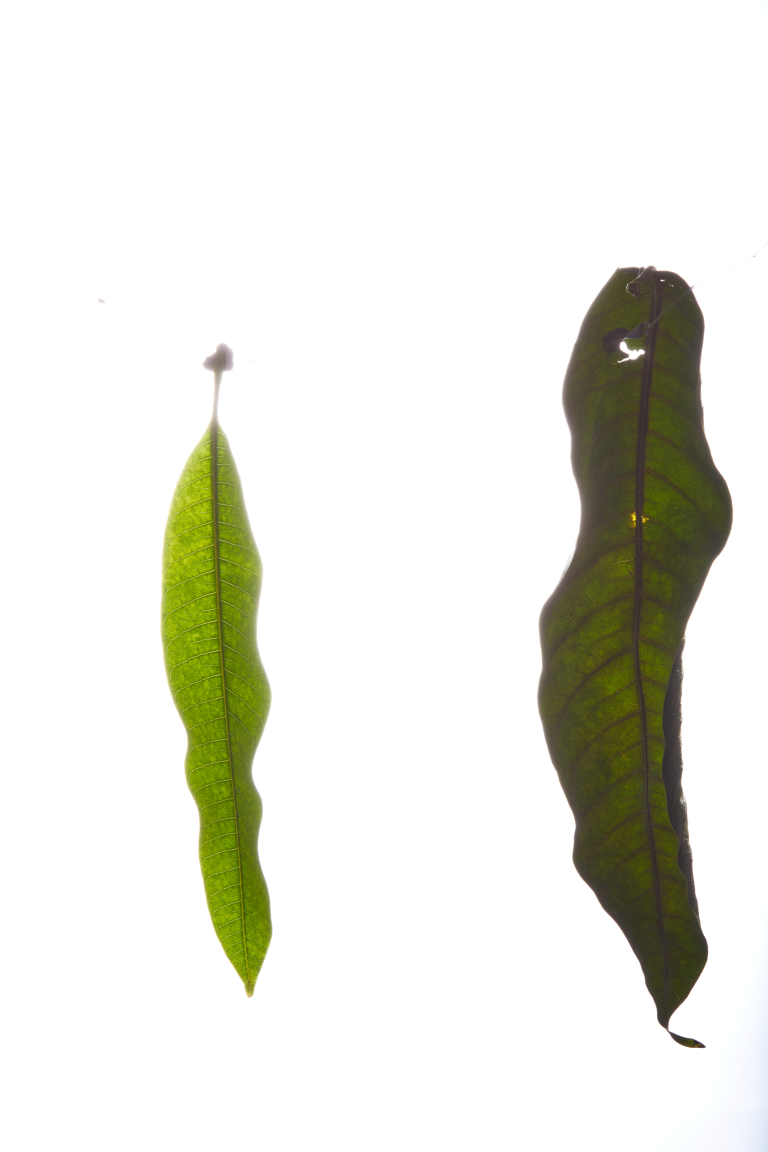
#> input picture img/gallery/still_life/9Y8A1254.jpg, 3840 x 5760 px (shown at 1/5 size); its folder holds 4 pictures in this run
$ python compress.py
#> lines starting #> are read from the running program, lines starting #| are printed output that depends on the picture
import os
from PIL import Image

def compress_images(input_folder, output_folder, max_size):
    # Check if the output folder exists, if not create it
#> called with input_folder = 'still_life', output_folder = 'still_life', max_size = 1000
    if not os.path.exists(output_folder):
        os.makedirs(output_folder)


    # Loop through all files in the input folder
    for filename in os.listdir(input_folder):
        # Check if the file is an image
        if filename.lower().endswith(('.png', '.jpg', '.jpeg', '.gif')):
            # Construct the input and output paths
            input_path = os.path.join(input_folder, filename)
            output_path = os.path.join(output_folder, filename)
            print(input_path,output_path)
            # Open the image file
            with Image.open(input_path) as image:
                # Get the current aspect ratio
#> image is the input picture: PIL image 3840x5760 RGB; mean R, G, B 230.4, 231.2, 222.5
                aspect_ratio = image.size[0] / image.size[1]
#> aspect_ratio = 0.667

                # Calculate the new size based on the max_size and aspect ratio
                new_size = (int(max_size * aspect_ratio), max_size)
#> new_size = (666, 1000)

                # Resize the image
                resized_image = image.resize(new_size, resample=Image.LANCZOS)
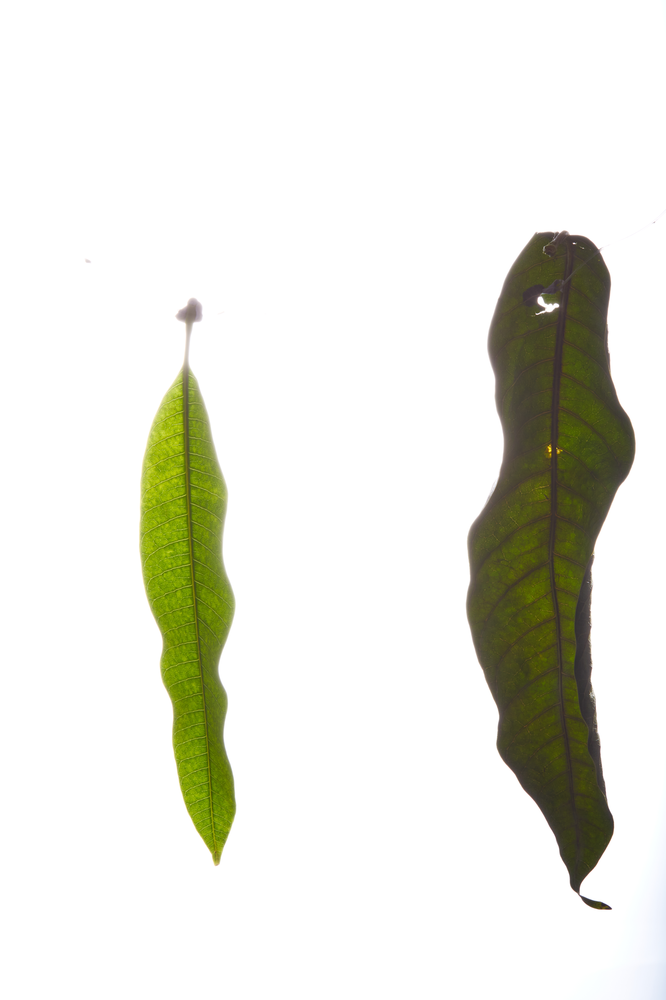
#> resized_image: PIL image 666x1000 RGB; mean R, G, B 230.4, 231.2, 222.5
                print(resized_image,">>>>>>>>>")
#| <PIL.Image.Image image mode=RGB size=666x1000 at 0x7FFB632C5850> >>>>>>>>>

                # Save the resized image with the same quality as the original
                resized_image.save(output_path, optimize=True, quality=image.info.get("quality", 95))
#> pass 2 of the loop in compress_images, `for filename in os.listdir(input_folder):`:
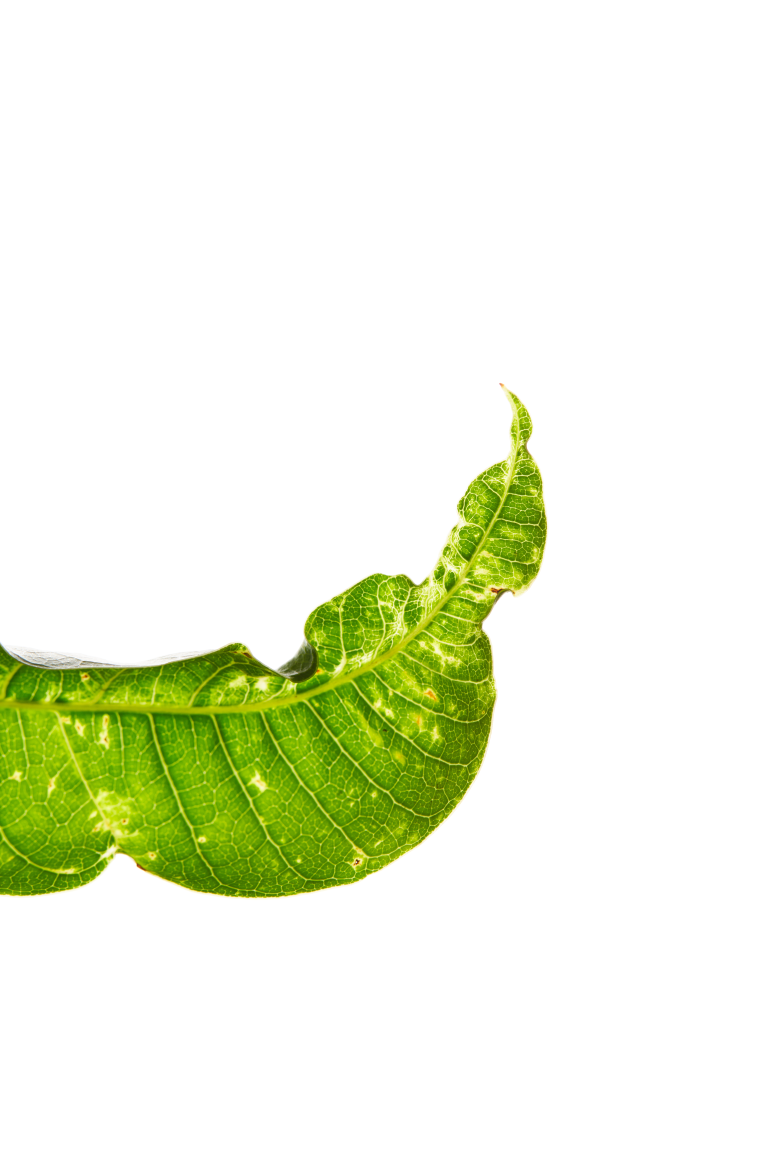
#> input picture img/gallery/still_life/9Y8A1336.jpg, 3840 x 5760 px (shown at 1/5 size)
#> in compress_images, image is the input picture: PIL image 3840x5760 RGB; mean R, G, B 235.9, 242.1, 219.3
#> in compress_images, `resized_image = image.resize(new_size, resample=Image.LANCZOS)`:
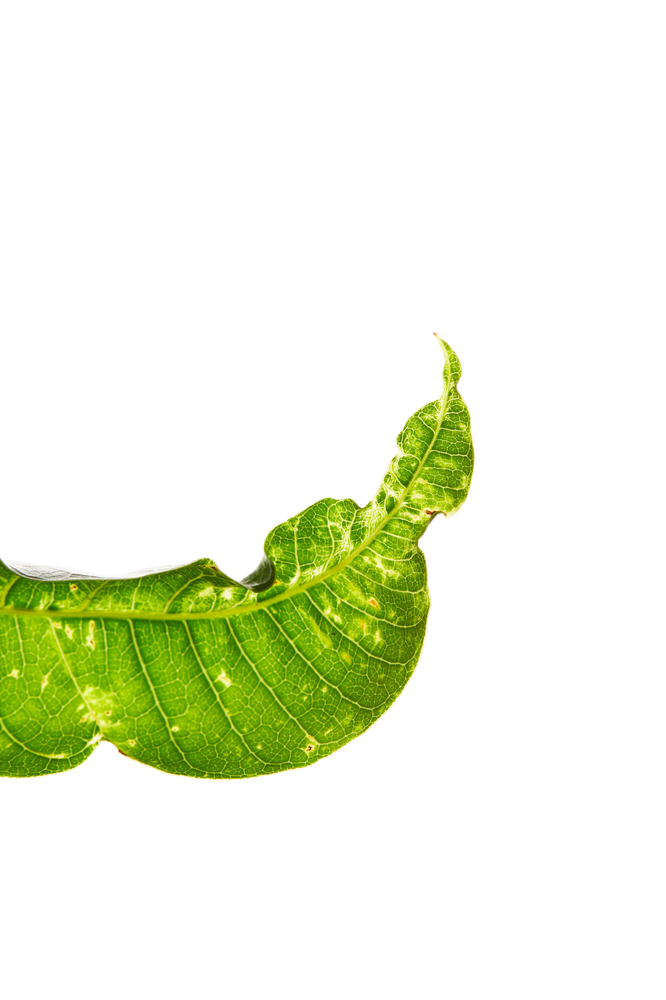
#> resized_image: PIL image 666x1000 RGB; mean R, G, B 235.9, 242.1, 219.4
#| <PIL.Image.Image image mode=RGB size=666x1000 at 0x7FFB632C6490> >>>>>>>>>
#> pass 3 of the loop in compress_images, `for filename in os.listdir(input_folder):`:
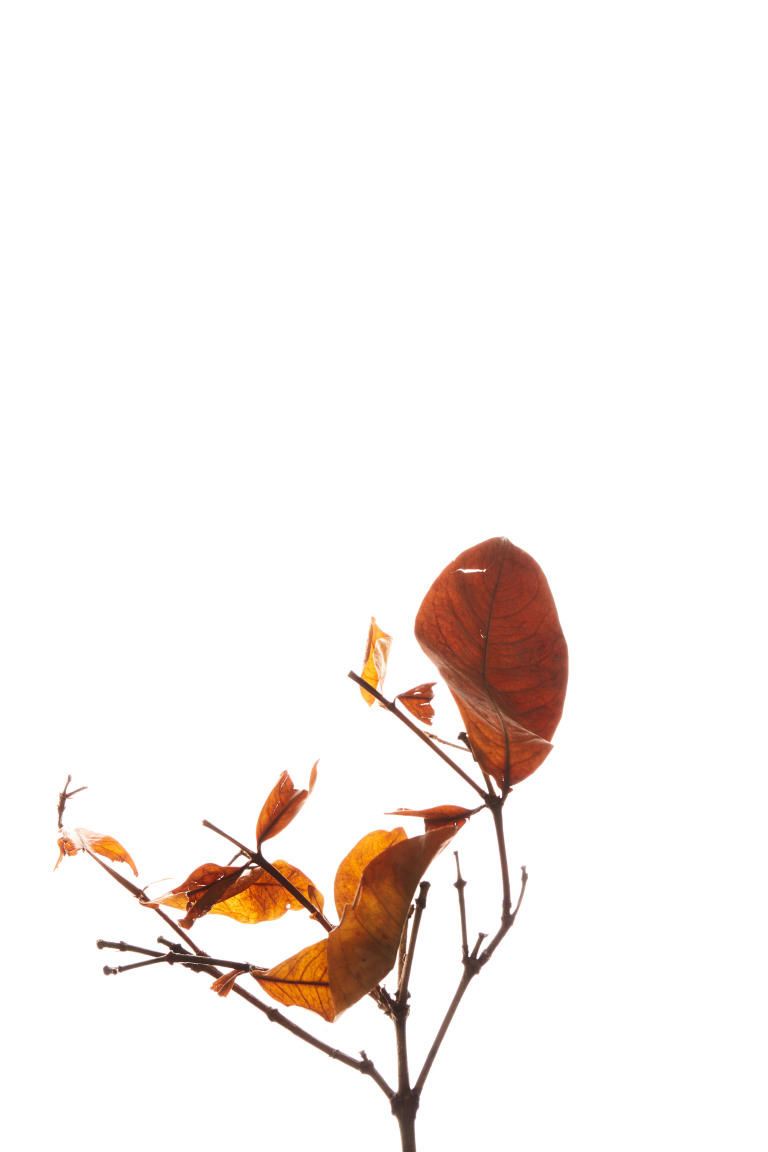
#> input picture img/gallery/still_life/9Y8A1503.jpg, 3840 x 5760 px (shown at 1/5 size)
#> in compress_images, image is the input picture: PIL image 3840x5760 RGB; mean R, G, B 246.6, 241, 238.4
#> in compress_images, `resized_image = image.resize(new_size, resample=Image.LANCZOS)`:
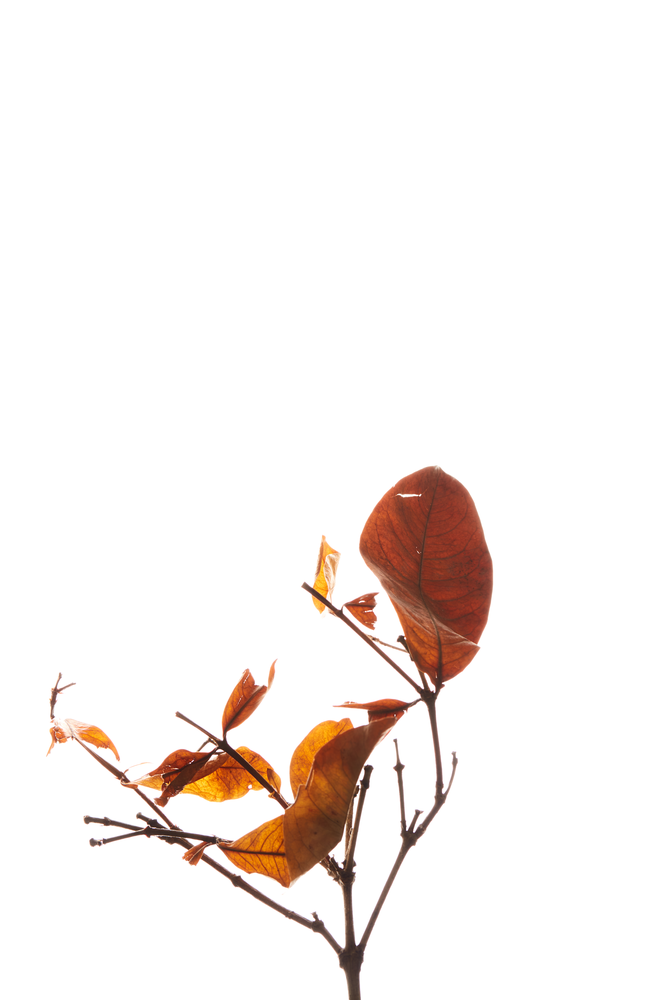
#> resized_image: PIL image 666x1000 RGB; mean R, G, B 246.6, 241, 238.4
#| <PIL.Image.Image image mode=RGB size=666x1000 at 0x7FFB632C6F90> >>>>>>>>>
#> the loop made 4 passes; the first 3 are shown
                # print(">>>>>>>>>x here",x)
# Example usage
compress_images("still_life", "still_life", 1000)
